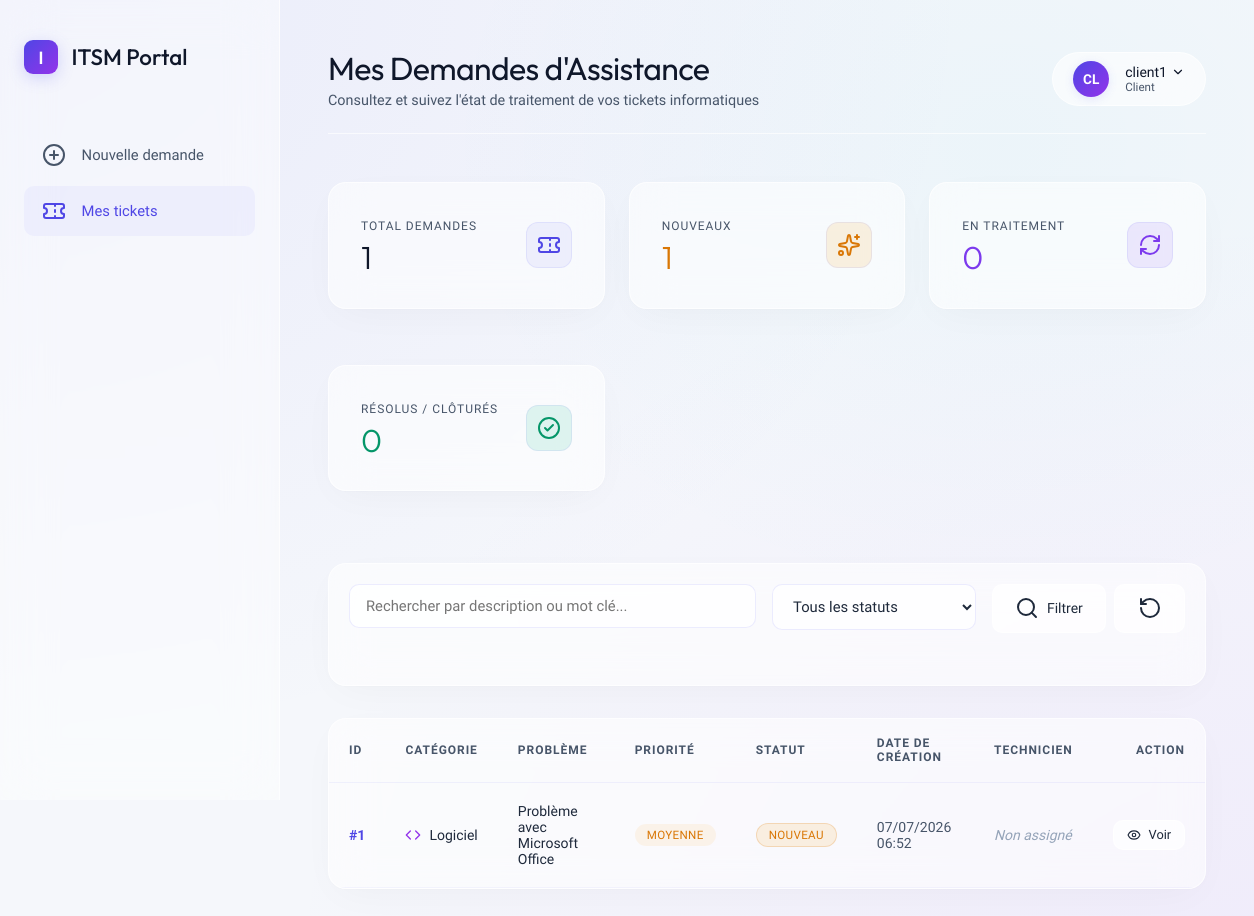
Screenshot of /client/tickets/ (signed in) with the database file from the repository.
### tickets/models.py (models this page shows, shortened)
class Utilisateur(AbstractUser):
    role = models.ForeignKey(Role, on_delete=models.SET_NULL, null=True, blank=True)
    @property
    def is_client(self):
        return self.role and self.role.libelle == 'Client'

class Role(models.Model):
    libelle = models.CharField(max_length=50, unique=True)

class Ticket(models.Model):
    utilisateur = models.ForeignKey(Utilisateur, on_delete=models.CASCADE, related_name='tickets_crees')
    categorie = models.ForeignKey(Categorie, on_delete=models.PROTECT, related_name='tickets')
    probleme = models.ForeignKey(Probleme, on_delete=models.SET_NULL, null=True, blank=True, related_name='tickets')
    probleme_autre = models.TextField(null=True, blank=True)
    priorite = models.ForeignKey(Priorite, on_delete=models.PROTECT, related_name='tickets')
    statut = models.ForeignKey(StatutTicket, on_delete=models.PROTECT, related_name='tickets')
    source = models.ForeignKey(SourceTicket, on_delete=models.SET_NULL, null=True, blank=True, related_name='tickets')
    technicien = models.ForeignKey(Utilisateur, on_delete=models.SET_NULL, null=True, blank=True, related_name='tickets_assignes')
    description = models.TextField(blank=True, default="")
    date_creation = models.DateTimeField(auto_now_add=True)
    date_assignation = models.DateTimeField(null=True, blank=True)
    date_resolution = models.DateTimeField(null=True, blank=True)
    date_cloture = models.DateTimeField(null=True, blank=True)

class Categorie(models.Model):
    libelle = models.CharField(max_length=100, unique=True)

class Probleme(models.Model):
    categorie = models.ForeignKey(Categorie, on_delete=models.CASCADE, related_name='problemes')
    libelle = models.CharField(max_length=200)
    actif = models.BooleanField(default=True)

class Priorite(models.Model):
    libelle = models.CharField(max_length=50, unique=True)
    niveau = models.IntegerField(default=1)  # Pour trier par ordre d'urgence

class StatutTicket(models.Model):
    libelle = models.CharField(max_length=50, unique=True)

### tickets/views.py (the view)
# urls.py: path('client/tickets/', views.client_tickets, name='client_tickets'),
@login_required
def client_tickets(request):
    if not request.user.is_client:
        return redirect('admin_dashboard')
    status_filter = request.GET.get('status')
    search_query = request.GET.get('search')
    base_tickets = Ticket.objects.filter(utilisateur=request.user)
    stats = base_tickets.aggregate(
        total=Count('id'),
        nouveau=Count('id', filter=models.Q(statut__libelle='Nouveau')),
        en_cours=Count('id', filter=models.Q(statut__libelle='En cours') | models.Q(statut__libelle='Assigné')),
        resolu=Count('id', filter=models.Q(statut__libelle='Résolu') | models.Q(statut__libelle='Clôturé'))
    )
    tickets = base_tickets.order_by('-date_creation')
    if status_filter:
        tickets = tickets.filter(statut__libelle=status_filter)
    if search_query:
        tickets = tickets.filter(
            models.Q(description__icontains=search_query) |
            models.Q(probleme__libelle__icontains=search_query) |
            models.Q(probleme_autre__icontains=search_query)
        )
    return render(request, 'tickets/client/tickets_list.html', {
        'tickets': tickets,
        'stats': stats,
        'selected_status': status_filter,
        'search_query': search_query
    })

### tickets/templates/tickets/client/tickets_list.html (shortened to what this page needs)
{% extends 'tickets/base.html' %}
{% block nav_tickets_active %}active{% endblock %}
{% block page_title %}Mes Demandes d'Assistance{% endblock %}
{% block page_subtitle %}Consultez et suivez l'état de traitement de vos tickets informatiques{% endblock %}
{% block content %}
<div class="stats-grid">
    <div class="card stat-card">
        <div class="stat-info">
            <span class="stat-label">Total Demandes</span>
            <div class="stat-value">{{ stats.total|default:0 }}</div>
        </div>
        <div class="stat-icon" style="background: rgba(99, 102, 241, 0.08); color: var(--primary);">
            <i data-lucide="ticket"></i>
        </div>
    </div>
    <div class="card stat-card">
        <div class="stat-info">
            <span class="stat-label">Nouveaux</span>
            <div class="stat-value" style="color: var(--status-nouveau);">{{ stats.nouveau|default:0 }}</div>
        </div>
        <div class="stat-icon" style="background: var(--status-nouveau-bg); color: var(--status-nouveau);">
            <i data-lucide="sparkles"></i>
        </div>
    </div>
    <div class="card stat-card">
        <div class="stat-info">
            <span class="stat-label">En Traitement</span>
            <div class="stat-value" style="color: var(--status-en-cours);">{{ stats.en_cours|default:0 }}</div>
        </div>
        <div class="stat-icon" style="background: var(--status-en-cours-bg); color: var(--status-en-cours);">
            <i data-lucide="refresh-cw"></i>
        </div>
    </div>
    <div class="card stat-card">
        <div class="stat-info">
            <span class="stat-label">Résolus / Clôturés</span>
            <div class="stat-value" style="color: var(--status-resolu);">{{ stats.resolu|default:0 }}</div>
        </div>
        <div class="stat-icon" style="background: var(--status-resolu-bg); color: var(--status-resolu);">
            <i data-lucide="check-circle-2"></i>
        </div>
    </div>
</div>
<div class="card" style="padding: 1.25rem;">
    <div class="filter-bar">
        <form method="GET" action="{% url 'client_tickets' %}">
            <div class="filter-group" style="flex: 2;">
                <input type="text" name="search" class="form-control" placeholder="Rechercher par description ou mot clé..." value="{{ search_query|default:'' }}">
            </div>
            <div class="filter-group">
                <select name="status" class="form-control">
                    <option value="">Tous les statuts</option>
                </select>
            </div>
            <div style="display: flex; gap: 0.5rem;">
                <button type="submit" class="btn btn-secondary">
                    <i data-lucide="search"></i> Filtrer
                </button>
                <a href="{% url 'client_tickets' %}" class="btn btn-secondary" title="Réinitialiser">
                    <i data-lucide="rotate-ccw"></i>
                </a>
            </div>
        </form>
    </div>
</div>
<div class="card" style="padding: 0; overflow: hidden;">
    <div class="table-wrapper">
        <table class="custom-table">
            <thead>
                <tr>
                    <th>ID</th>
                    <th>Catégorie</th>
                    <th>Problème</th>
                    <th>Priorité</th>
                    <th>Statut</th>
                    <th>Date de création</th>
                    <th>Technicien</th>
                    <th style="text-align: right;">Action</th>
                </tr>
            </thead>
            <tbody>
                {% for ticket in tickets %}
                <tr>
                    <td style="font-weight: bold; color: var(--primary);">#{{ ticket.id }}</td>
                    <td>
                        <span style="display: flex; align-items: center; gap: 0.5rem;">
                            {% if ticket.categorie.libelle == 'Réseau' %}
                                <i data-lucide="wifi" style="width: 16px; height: 16px; color: var(--status-assigne);"></i>
                            {% elif ticket.categorie.libelle == 'Matériel' %}
                                <i data-lucide="monitor" style="width: 16px; height: 16px; color: var(--primary);"></i>
                            {% elif ticket.categorie.libelle == 'Logiciel' %}
                                <i data-lucide="code" style="width: 16px; height: 16px; color: var(--secondary);"></i>
                            {% elif ticket.categorie.libelle == 'Imprimante/Scanner' %}
                                <i data-lucide="printer" style="width: 16px; height: 16px; color: var(--status-nouveau);"></i>
                            {% else %}
                                <i data-lucide="help-circle" style="width: 16px; height: 16px; color: var(--text-secondary);"></i>
                            {% endif %}
                            {{ ticket.categorie.libelle }}
                        </span>
                    </td>
                    <td>
                        {% if ticket.probleme %}
                            {{ ticket.probleme.libelle }}
                        {% else %}
                            <em style="color: var(--text-secondary);">Autre :</em> {{ ticket.probleme_autre|truncatechars:40 }}
                        {% endif %}
                    </td>
                    <td>
                        <span class="badge badge-prio-{{ ticket.priorite.libelle|lower }}">
                            {{ ticket.priorite.libelle }}
                        </span>
                    </td>
                    <td>
                        <span class="badge badge-{{ ticket.statut.libelle|lower|slugify }}">
                            {{ ticket.statut.libelle }}
                        </span>
                    </td>
                    <td style="color: var(--text-secondary);">{{ ticket.date_creation|date:"d/m/Y H:i" }}</td>
                    <td>
                        {% if ticket.technicien %}
                            {{ ticket.technicien.username }}
                        {% else %}
                            <span style="color: var(--text-muted); font-style: italic;">Non assigné</span>
                        {% endif %}
                    </td>
                    <td style="text-align: right;">
                        <a href="{% url 'detail_ticket' ticket.id %}" class="btn btn-secondary" style="padding: 0.4rem 0.8rem; font-size: 0.8rem;">
                            <i data-lucide="eye" style="width: 14px; height: 14px;"></i> Voir
                        </a>
                    </td>
                </tr>
                {% endfor %}
            </tbody>
        </table>
    </div>
</div>
{% endblock %}

### tickets/templates/tickets/base.html (shortened to what this page needs)
{% load static %}
<!DOCTYPE html>
<html lang="fr">
<head>
    <link rel="stylesheet" href="{% static 'tickets/css/styles.css' %}">
</head>
<body>
    <div class="app-container">
        <aside class="sidebar">
            <div class="brand">
                <div class="brand-icon">I</div>
                <span>ITSM Portal</span>
            </div>
            <ul class="nav-menu">
                {% if user.is_authenticated %}
                    {% if user.is_client %}
                        <li class="nav-item {% block nav_dashboard_active %}{% endblock %}">
                            <a href="{% url 'client_dashboard' %}">
                                <i data-lucide="plus-circle"></i>
                                <span>Nouvelle demande</span>
                            </a>
                        </li>
                        <li class="nav-item {% block nav_tickets_active %}{% endblock %}">
                            <a href="{% url 'client_tickets' %}">
                                <i data-lucide="ticket"></i>
                                <span>Mes tickets</span>
                            </a>
                        </li>
                    {% endif %}
                {% endif %}
            </ul>
        </aside>
        <main class="main-content">
            {% if user.is_authenticated %}
            <header class="top-header">
                <div class="page-title">
                    <h1>{% block page_title %}ITSM Dashboard{% endblock %}</h1>
                    <p>{% block page_subtitle %}Gestion des incidents et des demandes informatiques{% endblock %}</p>
                </div>
                <div class="user-profile dropdown" tabindex="0">
                    <div class="avatar">
                        {{ user.username|slice:":2"|upper }}
                    </div>
                    <div class="user-info">
                        <span class="username">{{ user.username }} <i data-lucide="chevron-down" style="width: 14px; height: 14px; display: inline; vertical-align: middle;"></i></span>
                        <span class="role">{{ user.role.libelle }}</span>
                    </div>
                </div>
            </header>
            {% endif %}
            {% block content %}
            {% endblock %}
        </main>
    </div>
</body>
</html>

### rows the page displays
Utilisateur: username "CL", username "client1", role.libelle "Client"
Ticket: id "1", categorie.libelle "Logiciel", probleme.libelle "Problème avec Microsoft Office", priorite.libelle "MOYENNE", statut.libelle "NOUVEAU", date_creation "07/07/2026 06:52", shows "Non assigné"

### other values shown
{{ stats.total|default:0 }} "1"
{{ stats.nouveau|default:0 }} "1"
{{ stats.en_cours|default:0 }} "0"
{{ stats.resolu|default:0 }} "0"
